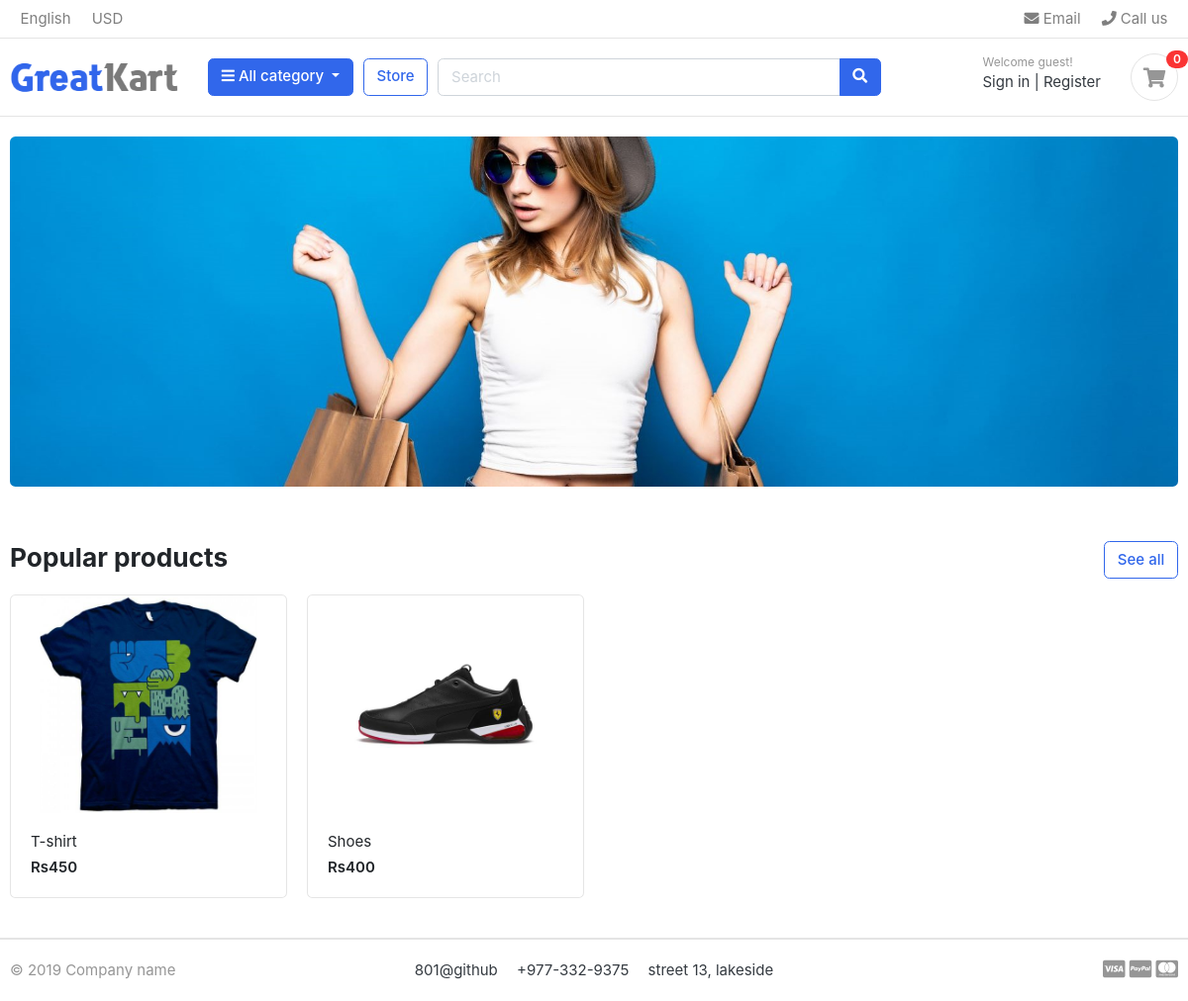
The app's page /, older data.
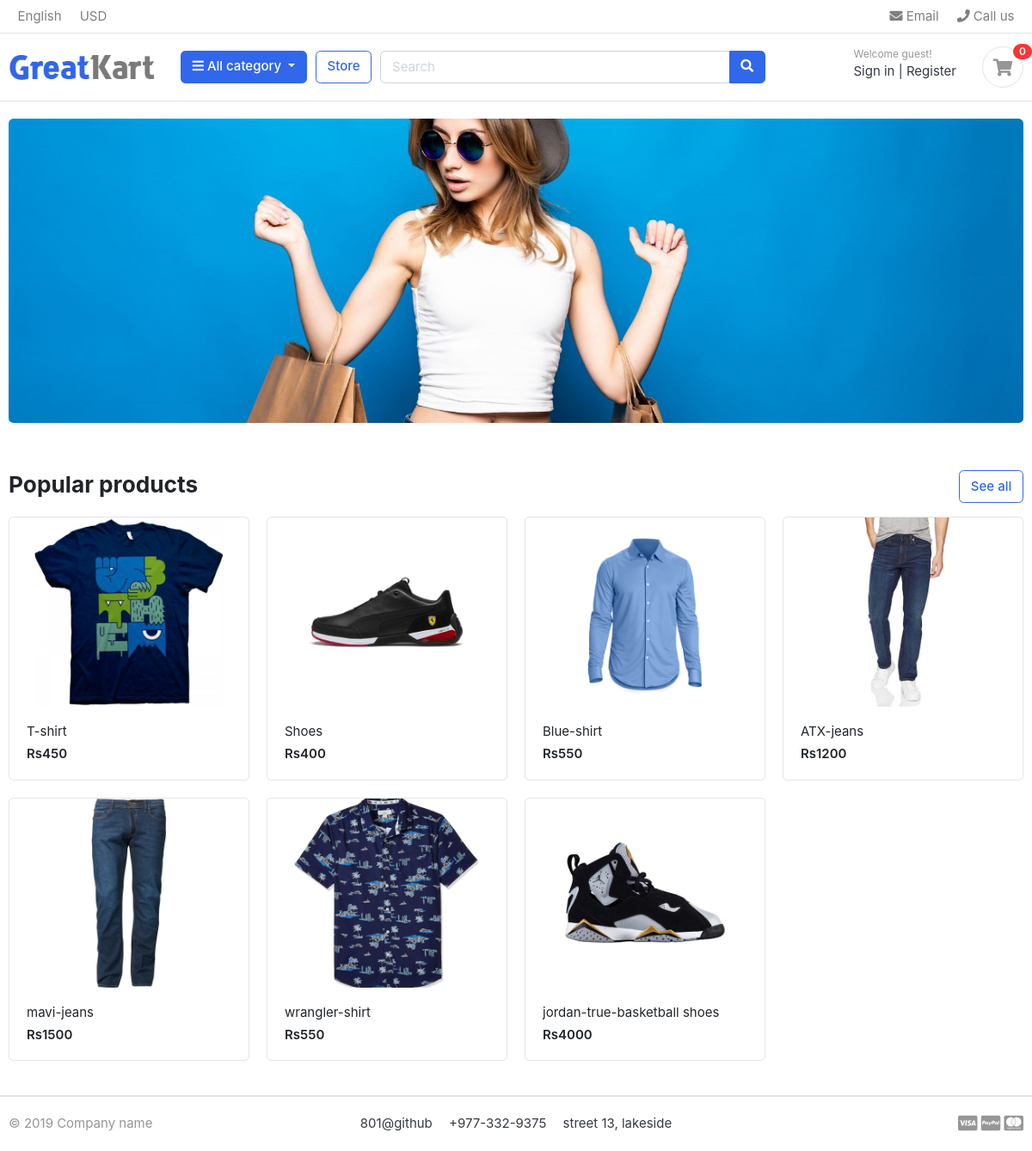
The same page, newer data.
### store/models.py (models this page shows, shortened)
class Product(models.Model):
    product_name = models.CharField( max_length=200, unique=True)
    slug = models.SlugField(max_length=200, unique=True)
    description = models.TextField(max_length=200, blank=True)
    price = models.IntegerField()
    images = models.ImageField(upload_to='photos/products')
    stock = models.IntegerField()
    is_available =models.BooleanField(default=True)
    category =models.ForeignKey(Category,on_delete=models.CASCADE) # the product attached with the category will be deleted with on_delete
    created_date=models.DateTimeField(auto_now_add=True)
    modified_date=models.DateTimeField(auto_now=True)
    def get_url(self):
        return reverse('product_detail',args=[self.category.slug, self.slug])

### shoppingcart/views.py (the view)
# urls.py: path('',views.home,name='home'),
def home(request):
    products = Product.objects.all().filter(is_available=True)
    context={
        'products':products,
    }
    return render(request,'home.html',context)

### carts/context_processors.py (called while the page is built)
def counter(request):
    cart_count = 0
    if 'admin' in request.path:
        return {}
    else:
        try:
            cart = Cart.objects.filter(cart_id=_cart_id(request))
            cart_items = CartItem.objects.all().filter(cart=cart[:1])
            for cart_item in cart_items:
                cart_count += cart_item.quantity
        except Cart.DoesNotExist:
            cart_count = 0
    return dict(cart_count=cart_count)

### carts/views.py (called while the page is built)
def _cart_id(request):
    cart = request.session.session_key
    if not cart:
        cart = request.session.create()
    return cart

### category/context_processors.py (called while the page is built)
def menu_links(request):
    links = Category.objects.all()
    return dict(links=links)#brings all the category list and store it in link variable

### category/models.py (called while the page is built)
    def get_url(self):
            return reverse('products_by_category',args=[self.slug])

### templates/home.html (shortened to what this page needs)
{% extends "base.html" %}
{% load static %}
{% block content%}
<section class="section-intro padding-y-sm">
<div class="container">
<div class="intro-banner-wrap">
	<img src="{% static 'images/banners/cover.jpg' %}"class="img-fluid rounded">
</div>
</div>
</section>
<section class="section-name padding-y-sm">
<div class="container">
<header class="section-heading">
	<a href="{% url 'store' %}" class="btn btn-outline-primary float-right">See all</a>
	<h3 class="section-title">Popular products</h3>
</header>
<div class="row">
	{% for product in products %}
	<div class="col-md-3">
		<div class="card card-product-grid">
			<a href="{{ product.get_url }}" class="img-wrap"> <img src="{{product.images.url }}"> </a>
			<figcaption class="info-wrap">
				<a href="{{ product.get_url }}" class="title">{{ product.product_name }}</a>
				<div class="price mt-1">Rs{{product.price}}</div>
			</figcaption>
		</div>
	</div>
	{% endfor %}
</div>
</div>
</section>
{% endblock%}

### templates/base.html (shortened to what this page needs)
{% load static %}
<!DOCTYPE HTML>
<html lang="en">
<head>
<link href="{% static 'css/bootstrap.css' %}" rel="stylesheet" type="text/css"/>
<link href="{% static 'fonts/fontawesome/css/all.min.css' %}" type="text/css" rel="stylesheet">
<link href="{% static 'css/ui.css' %}" rel="stylesheet" type="text/css"/>
<link href="{% static 'css/responsive.css' %}" rel="stylesheet" media="only screen and (max-width: 1200px)" />
</head>
<body>
{% include "includes/navbar.html" %}
{% block content%}{% endblock %}
{% include "includes/footer.html" %}

### templates/includes/navbar.html (shortened to what this page needs)
{% load static%}
<header class="section-header">
<nav class="navbar p-md-0 navbar-expand-sm navbar-light border-bottom">
<div class="container">
  <div class="collapse navbar-collapse" id="navbarTop4">
    <ul class="navbar-nav mr-auto">
    	<li class="nav-item dropdown">
		 	<a href="#" class="nav-link">   English </a>
		</li>
		<li class="nav-item dropdown">
			<a href="#" class="nav-link"> USD </a>
		</li>
    </ul>
    <ul class="navbar-nav">
		<li><a href="#" class="nav-link"> <i class="fa fa-envelope"></i> Email </a></li>
		<li><a href="#" class="nav-link"> <i class="fa fa-phone"></i> Call us </a></li>
	</ul>
  </div>
</div>
</nav>
<section class="header-main border-bottom">
	<div class="container">
<div class="row align-items-center">
	<div class="col-lg-2 col-md-3 col-6">
		<a href="{% url 'home' %}" class="brand-wrap">
			<img class="logo" src="{% static './images/logo.png' %}">
		</a>
	</div>
	<div class="col-lg col-sm col-md col-6 flex-grow-0">
		<div class="category-wrap dropdown d-inline-block float-right">
			<button type="button" class="btn btn-primary dropdown-toggle" data-toggle="dropdown">
				<i class="fa fa-bars"></i> All category
			</button>
		</div>
	</div>
	<a href="{% url 'store' %}" class="btn btn-outline-primary">Store</a>
	<div class="col-lg  col-md-6 col-sm-12 col">
		<form action="{% url 'search' %}" class="search" method='GET'>
			<div class="input-group w-100">
			    <input type="text" class="form-control" style="width:60%;" placeholder="Search" name="keyword">
			    <div class="input-group-append">
			      <button class="btn btn-primary" type="submit">
			        <i class="fa fa-search"></i>
			      </button>
			    </div>
		    </div>
		</form>
	</div>
	<div class="col-lg-3 col-sm-6 col-8 order-2 order-lg-3">
				<div class="d-flex justify-content-end mb-3 mb-lg-0">
					<div class="widget-header">
						<small class="title text-muted">Welcome guest!</small>
						<div>
							<a href="./signin.html">Sign in</a> <span class="dark-transp"> | </span>
							<a href="./register.html"> Register</a>
						</div>
					</div>
					<a href = "{% url 'cart'%}" class="widget-header pl-3 ml-3">
						<div class="icon icon-sm rounded-circle border"><i class="fa fa-shopping-cart"></i></div>
						<span class="badge badge-pill badge-danger notify">{{cart_count}}</span>
					</a>
				</div>
			</div>
</div>
	</div>
</section>
</header>

### templates/includes/footer.html
<footer class="section-footer border-top">
	<div class="container">
		<section class="footer-bottom border-top row">
			<div class="col-md-2">
				<p class="text-muted"> &copy 2019 Company name </p>
			</div>
			<div class="col-md-8 text-md-center">
				<span  class="px-2">801@github</span>
				<span  class="px-2">+977-332-9375</span>
				<span  class="px-2">street  13, lakeside</span>
			</div>
			<div class="col-md-2 text-md-right text-muted">
				<i class="fab fa-lg fa-cc-visa"></i>
				<i class="fab fa-lg fa-cc-paypal"></i>
				<i class="fab fa-lg fa-cc-mastercard"></i>
			</div>
		</section>
	</div>
</footer>

### static/css/ui.css (style rules this page uses)
html { font-family: "Inter", sans-serif; font-size: 15px; }
.img-wrap { text-align: center; display: block; }
.img-wrap img { max-width: 100%; }
.icon-xs, .icon-sm, .icon-md, .icon-lg { display: inline-block; text-align: center; flex-shrink: 0; flex-grow: 0; }
.icon-sm { width: 48px; height: 48px; line-height: 48px !important; font-size: 20px; }
.padding-y-sm { padding-top: 20px; padding-bottom: 20px; }
.section-heading { margin-bottom: 20px; margin-top: 15px; }
.section-title { color: #212529; }
p:last-child { margin-bottom: 0; }
.header-main { position: relative; padding-top: 1rem; padding-bottom: 1rem; }
.brand-wrap .logo, .navbar-brand .logo { margin-right: 7px; max-height: 42px; display: inline-block; }
.widget-header { display: inline-block; vertical-align: middle; position: relative; }
.widget-header a { color: #343a40; }
.widget-header i { color: #969696; }
.widget-header .title { display: block; }
.widget-header .notify { position: absolute; top: -3px; right: -10px; }
.footer-bottom { padding-top: 20px; padding-bottom: 20px; }
[class*=card-product] a.title { color: #212529; display: block; }
[class*=card-product] .img-wrap { overflow: hidden; position: relative; }
[class*=card-product] .img-wrap img { height: 100%; max-width: 100%; width: auto; display: inline-block; -o-object-fit: cover; object-fit: cover; }
.card-product-grid { margin-bottom: 20px; }
.card-product-grid .img-wrap { border-radius: 0.2rem 0.2rem 0 0; height: 220px; }
.card-product-grid .info-wrap { overflow: hidden; padding: 18px 20px; }
.card .img-wrap { overflow: hidden; }
.notify { position: absolute; top: -4px; right: -10px; display: inline-block; padding: 0.25em 0.6em; font-size: 12px; line-height: 1; text-align: center; border-radius: 3rem; color: #fff; background-color: #fa3434; }
.price { font-weight: 600; color: #212529; }

Row changes from the older to the newer data that the page shows:
added Product: images (picture), product_name "Blue-shirt", price "550"
added Product: images (picture), product_name "ATX-jeans", price "1200"
added Product: images (picture), product_name "mavi-jeans", price "1500"
added Product: images (picture), product_name "wrangler-shirt", price "550"
added Product: images (picture), product_name "jordan-true-basketball shoes", price "4000"
